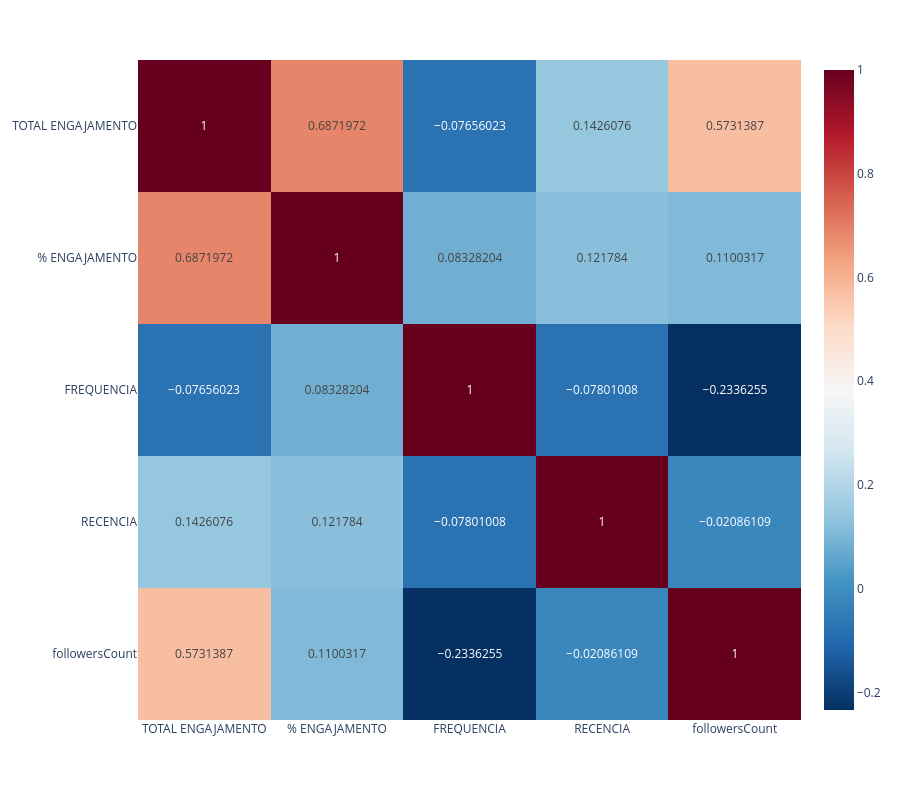

Notebook code cell kept with this figure:
### Code cell
plot_correlation_heatmap(df_engagement[metricas_chave])

### Figure 1 — Plotly figure (JSON) as saved in the notebook; plotly's stock layout.template omitted (floating-point values rounded to 4 significant figures)
{"data": [{"coloraxis": "coloraxis", "hovertemplate": "x: %{x}<br>y: %{y}<br>color: %{z}<extra></extra>", "name": "0", "texttemplate": "%{z}", "type": "heatmap", "x": ["TOTAL ENGAJAMENTO", "% ENGAJAMENTO", "FREQUENCIA", "RECENCIA", "followersCount"], "xaxis": "x", "y": ["TOTAL ENGAJAMENTO", "% ENGAJAMENTO", "FREQUENCIA", "RECENCIA", "followersCount"], "yaxis": "y", "z": [[1.0, 0.6872, -0.07656, 0.1426, 0.5731], [0.6872, 1.0, 0.08328, 0.1218, 0.11], [-0.07656, 0.08328, 1.0, -0.07801, -0.2336], [0.1426, 0.1218, -0.07801, 1.0, -0.02086], [0.5731, 0.11, -0.2336, -0.02086, 1.0]]}], "layout": {"coloraxis": {"colorscale": [[0.0, "rgb(5,48,97)"], [0.1, "rgb(33,102,172)"], [0.2, "rgb(67,147,195)"], [0.3, "rgb(146,197,222)"], [0.4, "rgb(209,229,240)"], [0.5, "rgb(247,247,247)"], [0.6, "rgb(253,219,199)"], [0.7, "rgb(244,165,130)"], [0.8, "rgb(214,96,77)"], [0.9, "rgb(178,24,43)"], [1.0, "rgb(103,0,31)"]]}, "height": 800, "margin": {"t": 60}, "xaxis": {"anchor": "y", "domain": [0.0, 1.0]}, "yaxis": {"anchor": "x", "autorange": "reversed", "domain": [0.0, 1.0]}}}
